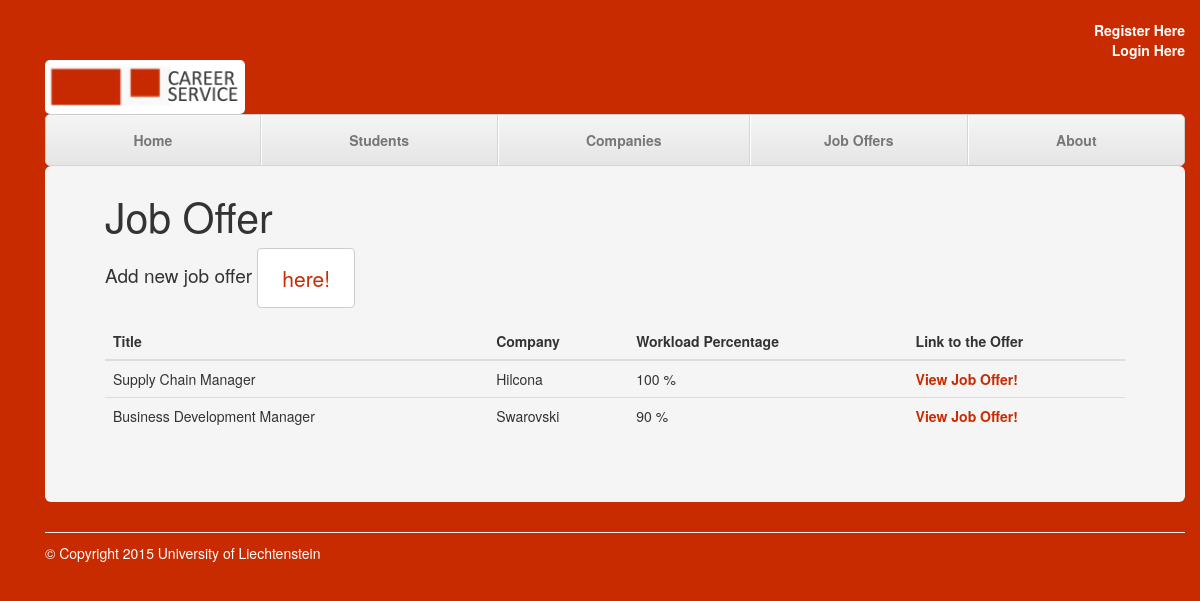
The app's page /career/joboffers/ with its own data.
### career/models.py (models this page shows, shortened)
class JobOffer(models.Model):
    title = models.CharField(max_length=70)
    company = models.CharField(max_length=70)
    position = models.CharField(max_length=70)
    location = models.CharField(max_length=70)
    workloadPercentage = models.IntegerField(default=100) #create min and max restricitons
    expectations = models.CharField(max_length=500)
    requirements = models.CharField(max_length=500)
    pdf_file = models.FileField(upload_to="job_offer_pdf/")

### career/views.py (the view)
# urls.py: url(r'^joboffers/(?P<joboffer_id>\d+)/$', views.joboffer_detail, name='joboffer_detail'),
def joboffers(request):
    context_dict = {}
    joboffers_list = JobOffer.objects.all()
    context_dict["joboffers"]=joboffers_list
    response = render(request, 'career/joboffers.html', context_dict)
    return response

### templates/career/joboffers.html (shortened to what this page needs)
{% extends 'career/base.html' %}
{% load staticfiles %}
{% block body_block %}
    <h1>Job Offer</h1>
    <p>Add new job offer <a href="{% url 'add_joboffer' %}" class="btn btn-default">here!</a></p>
    <table class="table table-hover">
    <thead>
      <tr>
        <th>Title</th>
        <th>Company</th>
        <th>Workload Percentage</th>
        <th>Link to the Offer</th>
      </tr>
    </thead>
    <tbody>
    {% for joboffer in joboffers %}
      <tr>
        <td>{{ joboffer.title }}</td>
        <td>{{ joboffer.company }}</td>
        <td>{{ joboffer.workloadPercentage }} %</td>
        <td><a href="{{ joboffer.id }}">View Job Offer!</a></td>
      </tr>
    {% endfor %}
    </tbody>
  </table>
{% endblock %}

### static/css/justified-nav.css (style rules this page uses)
body { padding-top: 20px; }
a { text-decoration: none; }
.jumbotron .btn { padding: 14px 24px; font-size: 21px; }

### records on screen
JobOffer: title "Supply Chain Manager", company "Hilcona", workloadPercentage "100"
JobOffer: title "Business Development Manager", company "Swarovski", workloadPercentage "90"
